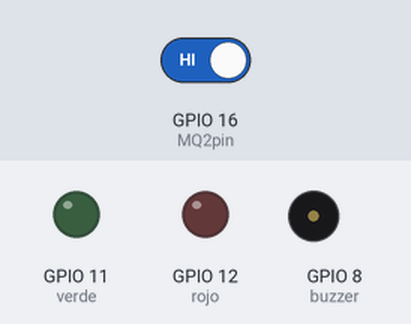
Recording of a sketch running on a simulated ESP32-S3. Parts: output pins drawn as LEDs (lit = HIGH), buzzer (waves = sounding, pin HIGH). Inputs (shaded band) come from the test bench; at power-on: GPIO 16 (MQ2pin) HIGH. What the sketch prints to the serial monitor is not drawn.

Above: at 0.1 s.
At 1.4 s:
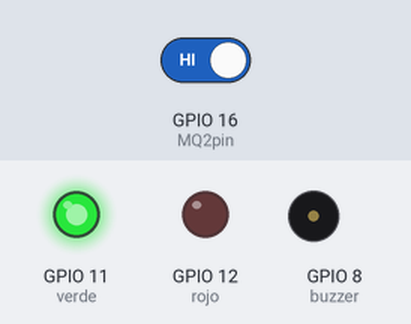
1.5 s: GPIO 16 (MQ2pin) driven LOW
At 2.9 s:
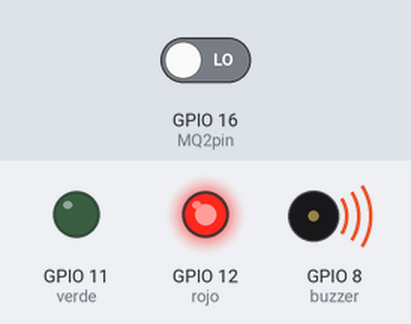
Timing chart, 0 to 4.5 s (numbered marks = the images above; inputs shaded):
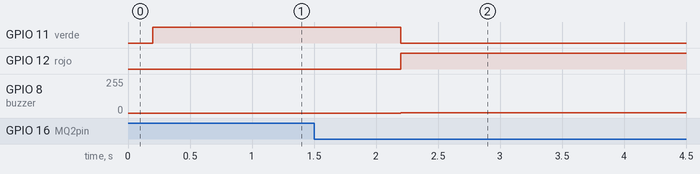

Measured:
- after the input at 1.5 s, GPIO 11 (verde): HIGH → LOW after 0.70 s; GPIO 12 (rojo): LOW → HIGH after 0.70 s; GPIO 8 (buzzer): 0/255 → 1/255 after 0.70 s

The sketch:

sketch.ino
```cpp
#define MQ2pin 16 // define la conexion del sensor de gas
int buzzer= 8; // define la conexion del buzzer
int verde= 11;
int rojo= 12;

int sensorValue;  //variables donde se guarda los valores leidos por el sensor

void setup() {
  Serial.begin(9600); // sets the serial port to 9600
  Serial.println("MQ2 warming up");
  pinMode(MQ2pin, INPUT); //configura el pin del sensor como ENTRADA
  pinMode(buzzer, OUTPUT);//configura el buzzer como SALIDA
	pinMode(verde, OUTPUT); //configura el led como SALIDA
	pinMode(rojo, OUTPUT);//configura el led como SALIDA
  delay(200); // allow the MQ2 to warm up
}

void loop() {
  sensorValue = digitalRead(MQ2pin);  // Lee el estado DIGITAL del sensor MQ-2.
  Serial.println("Digital Output: ");
  Serial.print(sensorValue); //  El resultado se guarda en la variable sensorValue.
  if(sensorValue == 0){// Muestra el valor obtenido del sensor. Puede aparecer 0 o 1.
		digitalWrite(rojo, HIGH);//el sensor detectó la condición configurada.
    analogWrite(buzzer, HIGH);//se activa el buzzer
		digitalWrite(verde, LOW);// HIGH significa que se envía una señal alta al pin.
  }else{
    //el sensor devuelve 0
		digitalWrite(verde, HIGH); // El sensor no detecto gas
    analogWrite(buzzer, LOW);// se desactiva el buzzer
		digitalWrite(rojo, LOW);// LOW significa que no se envia señal al pin.
  }

  delay(2000); // Espera 200 milisegundos hasta la siguiente lectura
}
```
